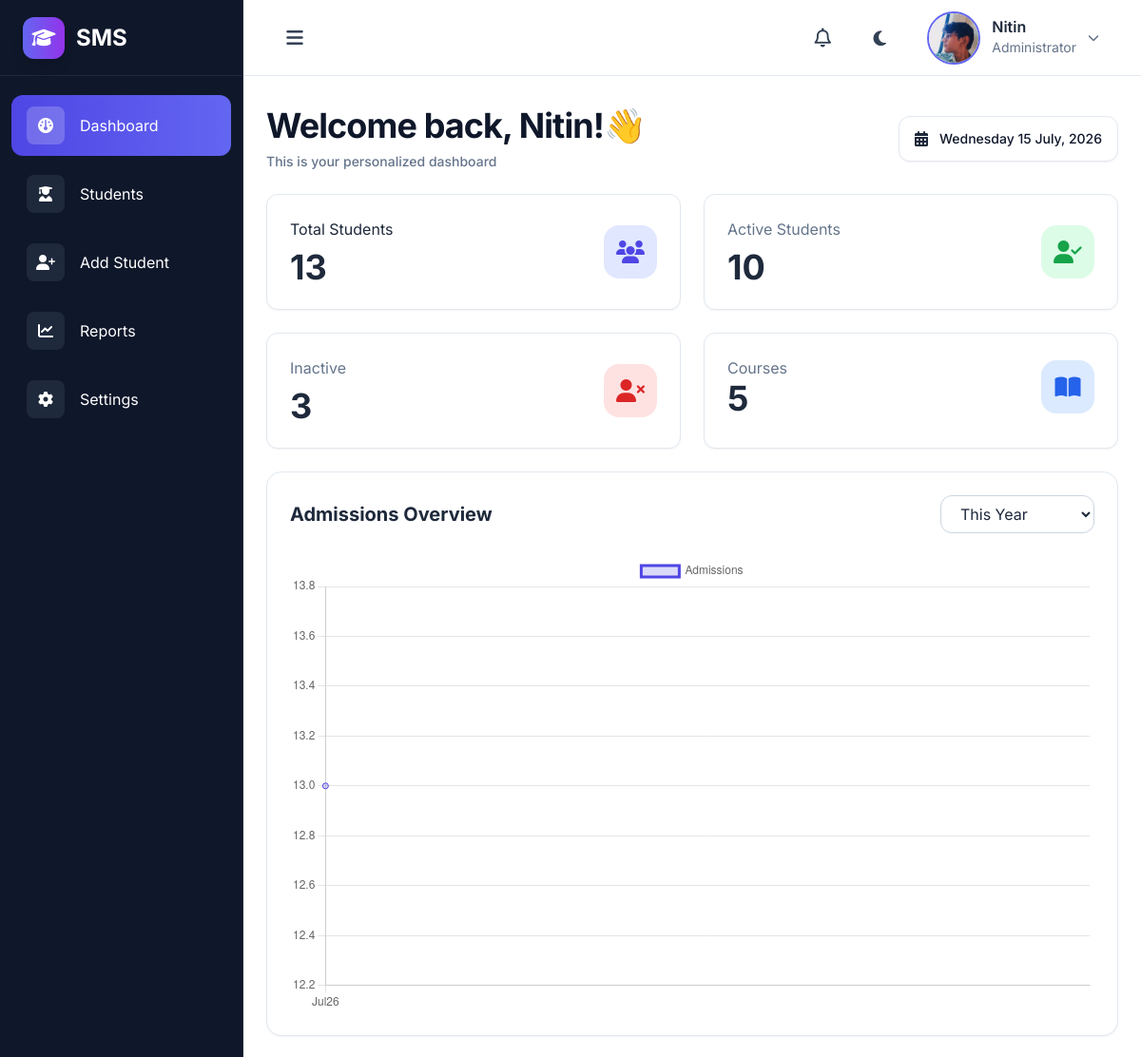
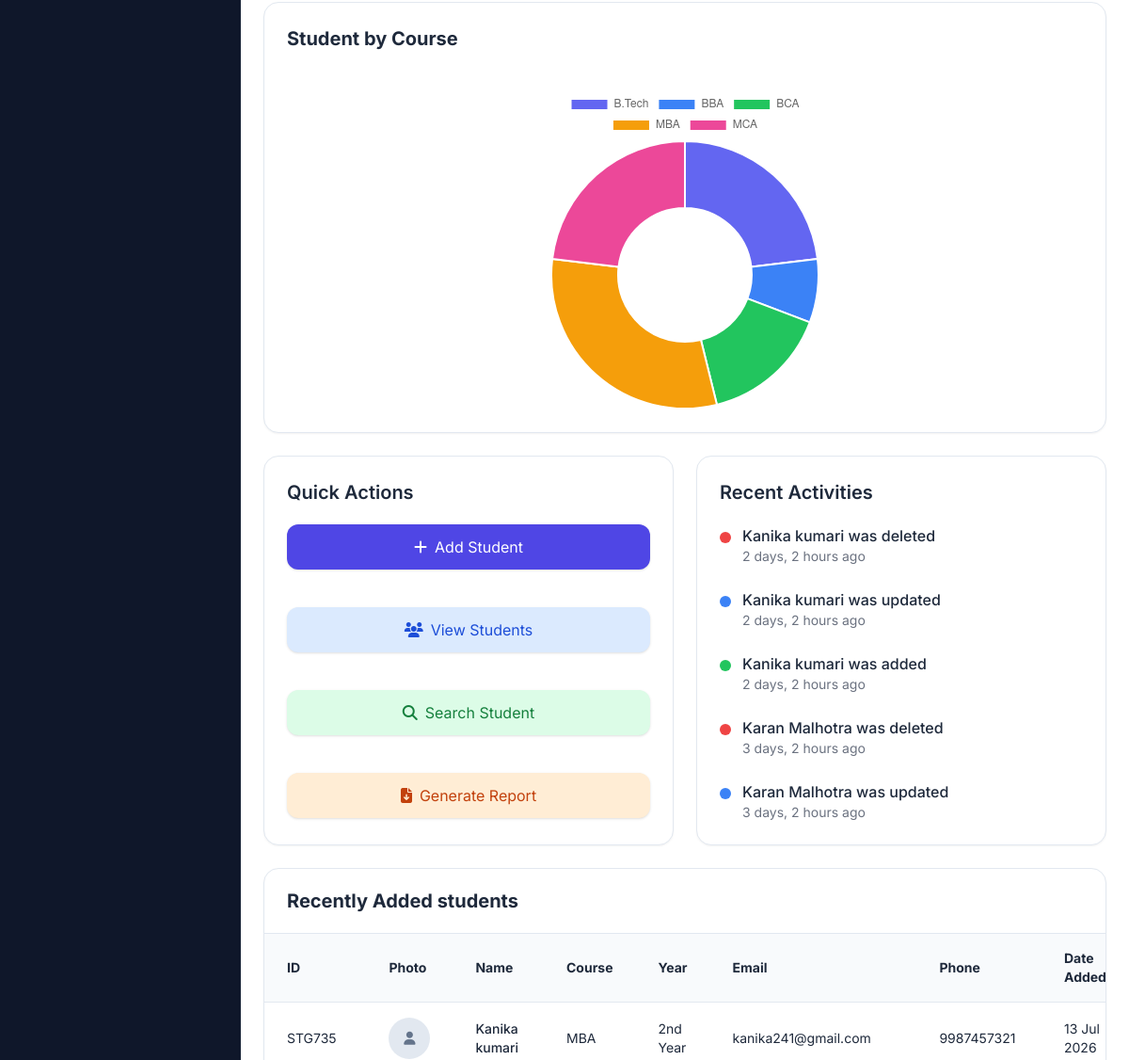
Before: /dashboard/ (signed in, upper part) with the older database file (2 pictures, top to bottom).
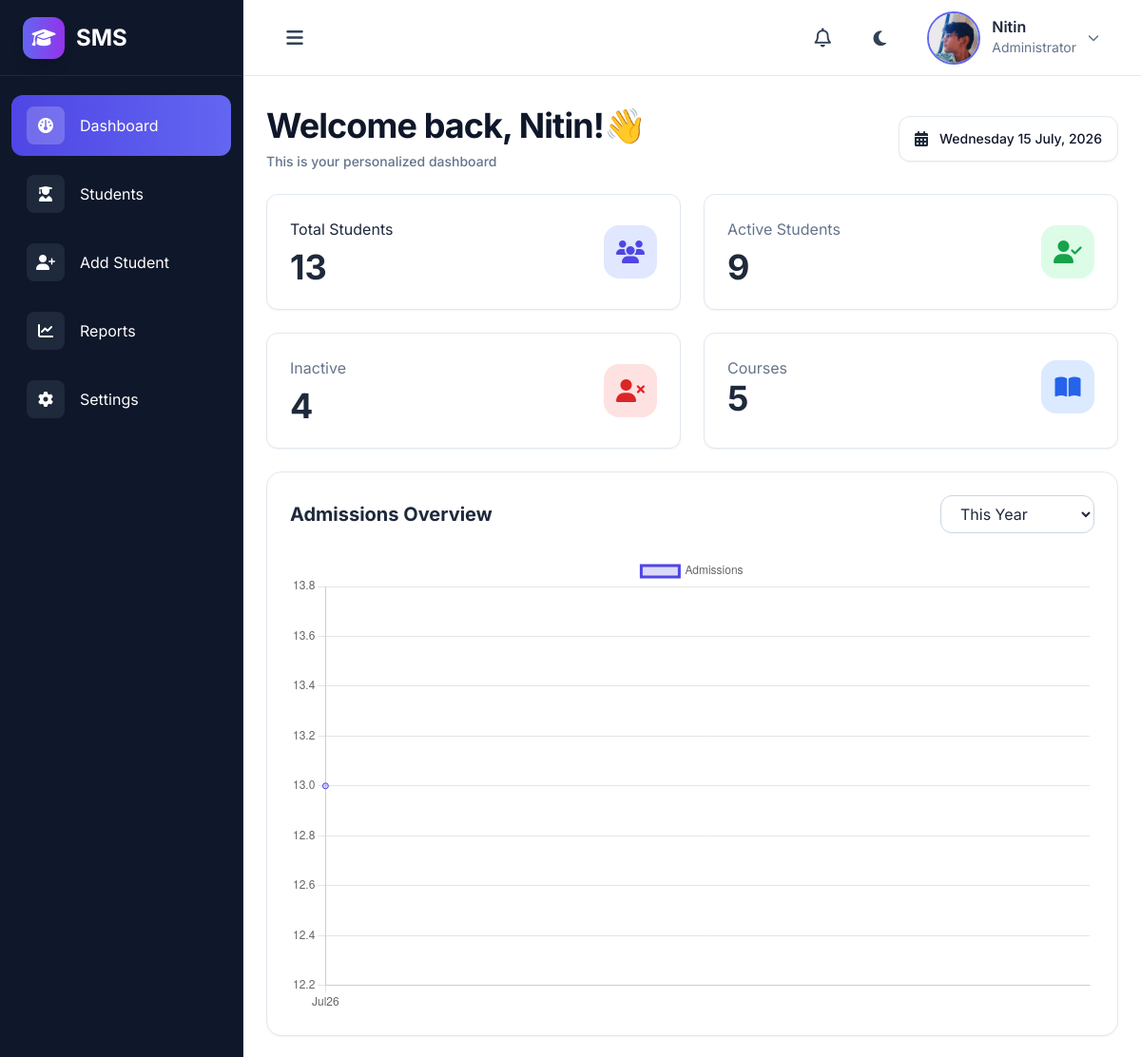
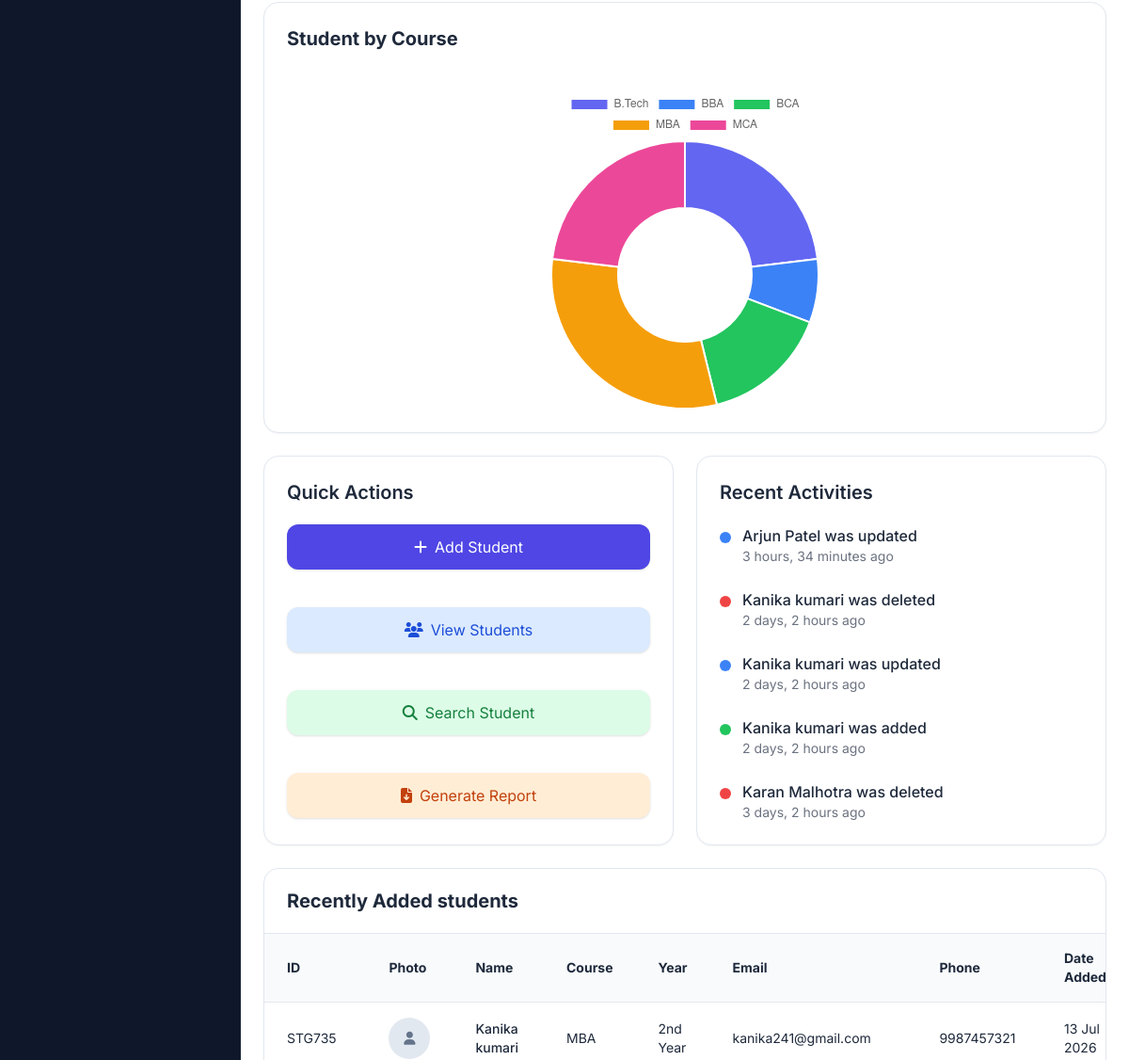
After: the same page with the newer database file (2 pictures, top to bottom).
### MainApp/models.py (models this page shows, shortened)
class Activity(models.Model):
    title = models.CharField(max_length=200)
    color = models.CharField(max_length=20)
    created_at = models.DateTimeField(auto_now_add=True)
    user = models.ForeignKey(
        User,
        on_delete=models.CASCADE,
        null=True,
        blank=True
    )
    class Meta:
        ordering = ['-created_at']

class Student(models.Model):
    STATUS_CHOICES = [
        ("Active", "Active"),
        ("Inactive", "Inactive"),
    ]
    YEAR_CHOICES = [
        ('1st Year', '1st Year'),
        ('2nd Year', '2nd Year'),
        ('3rd Year', '3rd Year'),
        ('4th Year', '4th Year'),
    ]
    COURSES = [('BCA','BCA'),('B.Tech','B.Tech'),('MCA','MCA'),('BBA','BBA'),('MBA','MBA')]
    name = models.CharField(max_length=100)
    email = models.EmailField()
    student_id = models.CharField(max_length=20, unique=True)
    photo = models.ImageField(upload_to="students/", blank=True, null=True)
    courses = models.CharField(max_length=50, choices=COURSES)
    phone = models.CharField(max_length=10)
    year = models.CharField(
        max_length=20,
        choices=YEAR_CHOICES,
        default="1st Year"
    )
    date_of_birth = models.DateField()
    created_at = models.DateField(auto_now_add=True)
    status = models.CharField(
        max_length=20,
        choices=STATUS_CHOICES,
        default="Active"
    )
    address = models.TextField(blank=True, null=True)

### MainApp/views.py (the view)
# urls.py: path("dashboard/", views.dashboard, name='dashboard'),
@login_required
def dashboard(request):
    activitys = Activity.objects.all()[:5]
    recent_students = Student.objects.order_by("-created_at")[:5]
    students = Student.objects.all()
    total_students = students.count()
    active_students = students.filter(status="Active").count()
    inactive_students = students.filter(status="Inactive").count()
    total_courses = students.values("courses").distinct().count()
    filter_type = request.GET.get("filter", "year")
    if filter_type == "year":
        students = Student.objects.filter(
        created_at__year=timezone.now().year
        )
    elif filter_type == "month":
        today = timezone.now()
        students = Student.objects.filter(
            created_at__year = today.year,
            created_at__month = today.month
        )
    elif filter_type == "6month":
        six_month_ago = timezone.now() - timedelta(days=180)
        students = Student.objects.filter(
            created_at__gte = six_month_ago
        )
    else:
        students = Student.objects.all()
    admission_data = (
        students
        .annotate(month=TruncMonth("created_at"))
        .values("month")
        .annotate(total=Count("id"))
        .order_by("month")
        )
    admission_labels = [
        item["month"].strftime("%b" "%y")
        for item in admission_data
    ]
    admission_values = [
        item["total"]
        for item in admission_data
    ]
    course_data = (
        Student.objects
        .values("courses")
        .annotate(total=Count("id"))
        .order_by("courses")
    )
    course_labels = [
        item["courses"]
        for item in course_data
    ]
    course_values = [
        item["total"]
        for item in course_data
    ]
    context = {
    "user": request.user,
    "activitys": activitys,
    "recent_students": recent_students,
    "total_students": total_students,
    "active_students": active_students,
    "inactive_students": inactive_students,
    "total_courses": total_courses,
    "admission_labels": admission_labels,
    "admission_values": admission_values,
    "filter": filter_type,
    "course_labels": course_labels,
    "course_values": course_values,
}
    return render(request, "dashboard.html", context)

### MainApp/context_processors.py (called while the page is built)
def notifications(request):
    if request.user.is_authenticated:
        activitys = Activity.objects.all()[:5]
        unread_count = activitys.count()
        return {
            "notifications": activitys,
            "notification_count": unread_count,
        }
    return {}

### MainApp/templates/dashboard.html (shortened to what the changed rows need)
{% extends "base.html" %}
{% block content %}
<div class="flex flex-col lg:flex-row lg:items-center lg:justify-between gap-5">
  <div class="left-part">
    <h2
      class="text-2xl sm:text-3xl lg:text-4xl xl:text-5xl font-bold tracking-tight text-slate-900 dark:text-white transition-colors duration-300">
      Welcome back, {{user.username}}!👋
    </h2>
  </div>
</div>
<div class="grid grid-cols-1 md:grid-cols-2 xl:grid-cols-4 gap-5 lg:gap-6 py-6">
  <div
    class="bg-white dark:bg-slate-800 rounded-xl border border-slate-200 dark:border-slate-700 shadow-sm hover:shadow-xl hover:border-indigo-300 dark:hover:border-indigo-500 transition-all duration-300 p-6">
    <div class="flex justify-between items-center">
      <div>
        <h2 class="text-3xl lg:text-4xl font-bold mt-2">{{ total_students }}</h2>
      </div>
    </div>
  </div>
  <div
    class="bg-white dark:bg-slate-800 rounded-xl border border-slate-200 dark:border-slate-700 shadow-sm hover:shadow-xl hover:border-indigo-300 dark:hover:border-indigo-500 transition-all duration-300 p-6">
    <div class="flex justify-between items-center">
      <div>
        <p class="text-slate-500">
          Active Students
        </p>
        <h2 class="text-3xl lg:text-4xl font-bold mt-2">
          {{ active_students }}
        </h2>
      </div>
    </div>
  </div>
  <div
    class="bg-white dark:bg-slate-800 rounded-xl border border-slate-200 dark:border-slate-700 shadow-sm hover:shadow-xl hover:border-indigo-300 dark:hover:border-indigo-500 transition-all duration-300 p-6">
    <div class="flex justify-between items-center">
      <div>
        <p class="text-slate-500">
          Inactive
        </p>
        <h2 class="text-3xl lg:text-4xl font-bold mt-2">
          {{ inactive_students }}
        </h2>
      </div>
    </div>
  </div>
  <div
    class="bg-white dark:bg-slate-800 rounded-xl border border-slate-200 dark:border-slate-700 shadow-sm hover:shadow-xl hover:border-indigo-300 dark:hover:border-indigo-500 transition-all duration-300 p-6">
    <div class="flex justify-between items-center">
      <div>
        <h2 class="text-3xl lg:text-4xl font-bold">
          {{ total_courses }}
        </h2>
      </div>
    </div>
  </div>
  <div
    class="md:col-span-2 xl:col-span-4 bg-white dark:bg-slate-800 rounded-2xl border border-slate-200 dark:border-slate-700 shadow-sm p-6 transition-all duration-300 hover:shadow-lg">
    <div class="flex flex-col sm:flex-row sm:items-center sm:justify-between gap-4 mb-6">
      <div>
        <h2 class="text-xl font-bold text-slate-800 dark:text-white">
          Admissions Overview
        </h2>
      </div>
    </div>
  </div>
  <div
    class="md:col-span-2 xl:col-span-2 bg-white dark:bg-slate-800 rounded-2xl shadow-sm hover:shadow-lg border border-slate-200 dark:border-slate-700 p-6">
    <h2 class="text-xl font-bold text-slate-800 dark:text-white mb-10">
      Student by Course
    </h2>
  </div>
  <div
    class="md:col-span-1 xl:col-span-1 bg-white dark:bg-slate-800 rounded-2xl shadow-sm border border-slate-200 dark:border-slate-700 p-6">
    <div class="space-y-6">
      {% for activity in activitys %}
      <div class="flex gap-3">
        <div class="w-3 h-3 mt-2 rounded-full
                {% if activity.color == 'green' %}bg-green-500
                {% elif activity.color == 'blue' %}bg-blue-500
                {% elif activity.color == 'red' %}bg-red-500
                {% else %}bg-indigo-500
                {% endif %}">
        </div>
        <div>
          <p class="font-medium">{{ activity.title }}</p>
          <p class="text-sm text-gray-500">
            {{ activity.created_at|timesince }} ago
          </p>
        </div>
      </div>
      {% empty %}
      <p class="text-center text-slate-500">
        No Activity
      </p>
      {% endfor %}
    </div>
  </div>
  <div
    class="md:col-span-2 xl:col-span-4 bg-white dark:bg-slate-800 rounded-2xl border border-slate-200 dark:border-slate-700 shadow-sm transition-all duration-300 hover:shadow-lg">
    <div class="px-6 py-5 border-b border-slate-200 dark:border-slate-700">
      <h2 class="text-xl font-bold text-slate-800 dark:text-white">
        Recently Added students
      </h2>
    </div>
    <div class="overflow-x-auto">
      <table class="min-w-[900px] w-full text-sm">
        <thead class="bg-slate-50 dark:bg-slate-900">
          <tr>
            <th class="px-6 py-4 text-left">ID</th>
            <th class="px-6 py-4 text-left">Photo</th>
            <th class="px-6 py-4 text-left">Name</th>
            <th class="px-6 py-4 text-left">Course</th>
            <th class="px-6 py-4 text-left">Year</th>
            <th class="px-6 py-4 text-left">Email</th>
            <th class="px-6 py-4 text-left">Phone</th>
            <th class="px-6 py-4 text-left">Date Added</th>
          </tr>
        </thead>
        <tbody>
          {% for student in recent_students %}
          <tr
            class="border-t border-slate-200 dark:border-slate-700 hover:bg-slate-50 dark:hover:bg-slate-700 transition">
            <td class="px-6 py-4">
              {{ student.student_id }}
            </td>
            <td class="px-6 py-4">
              {% if student.photo %}
              <img src="{{ student.photo.url }}" alt="{{ student.name }}" class="w-11 h-11 rounded-full object-cover">
              {% else %}
              <div class="w-11 h-11 rounded-full bg-slate-200 flex items-center justify-center">
                <i class="fa-solid fa-user text-slate-500"></i>
              </div>
              {% endif %}
            </td>
            <td class="px-6 py-4 font-medium">
              {{ student.name }}
            </td>
            <td class="px-6 px-4">
              {{ student.courses }}
            </td>
            <td class="px-6 py-4">
              {{ student.year }}
            </td>
            <td class="px-6 py-4">
              {{ student.email }}
            </td>
            <td class="px-6 py-4">
              {{ student.phone }}
            </td>
            <td class="px-6 py-4">
              {{ student.created_at|date:"d M Y" }}
            </td>
          </tr>
          {% empty %}
          <tr>
            <td colspan="6" class="py-10 text-center text-slate-500">
              No students available.
            </td>
          </tr>
          {% endfor %}
        </tbody>
      </table>
    </div>
  </div>
</div>
{% endblock %}

Changed rows visible on the page:
no longer on this page (row unchanged): Activity: title "Karan Malhotra was updated", created_at "3 days, 2 hours"
added Activity: title "Arjun Patel was updated", created_at "3 hours, 34 minutes"
Other visible differences:
{{ active_students }}: "10" → "9"
{{ inactive_students }}: "3" → "4"
